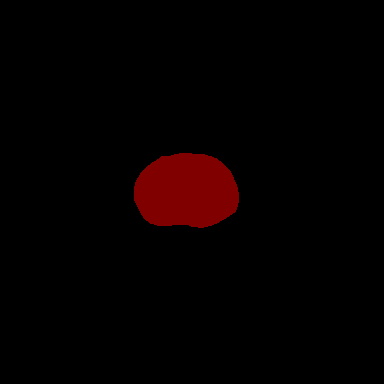
#> input picture data4/test/296_5_12_mask.tiff, 384 x 384 px, found by its file name
$ jupyter execute --allow-errors showing.ipynb   (text cells are left out)
#> lines starting #> are read from the running program, lines starting #| are printed output that depends on the picture; after the words box and inside, x2 and y2 are one past the last pixel; in counts of white or black regions, pixels touching at a corner belong together; pictures that were not available may be replaced by others from this repository, and a replacement may not be noted
[cell 1]
import os
import cv2
import numpy as np
import matplotlib.pyplot as plt

from skimage.io import imsave, imread
path = 'C:/Users/batuc/Desktop/SpecialProblem/data4/test/296_5_12_mask.tiff'
im = cv2.imread(path, 0)
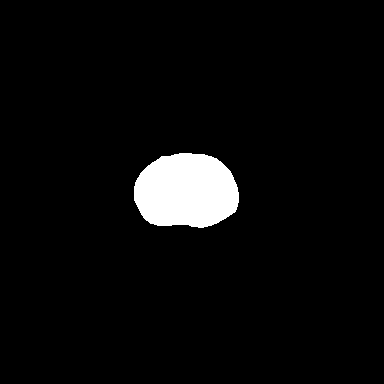
#> im: shape (384, 384); values 0 (black) and 38 (white), 4.3% white; 1 white region, box (x1, y1, x2, y2) and area: (134, 153, 239, 228) 6362
plt.imshow(im) #, cmap='gray'
im.shape
#> Out = (384, 384)

[cell 2]
def resize_image(img, size=(28,28)):

    h, w = img.shape[:2]
    c = img.shape[2] if len(img.shape)>2 else 1

    if h == w:
        return cv2.resize(img, size, cv2.INTER_AREA)

    dif = h if h > w else w

    interpolation = cv2.INTER_AREA if dif > (size[0]+size[1])//2 else cv2.INTER_CUBIC

    x_pos = (dif - w)//2
    y_pos = (dif - h)//2

    if len(img.shape) == 2:
        mask = np.zeros((dif, dif), dtype=img.dtype)
        mask[y_pos:y_pos+h, x_pos:x_pos+w] = img[:h, :w]
    else:
        mask = np.zeros((dif, dif, c), dtype=img.dtype)
        mask[y_pos:y_pos+h, x_pos:x_pos+w, :] = img[:h, :w, :]


    return cv2.resize(mask, size, interpolation)

#> (a cell that did not finish here is left out)

#> (a cell that did not finish here is left out)

#> (a cell that did not finish here is left out)

#> (a cell that did not finish here is left out)

#> (a cell that did not finish here is left out)

#> (a cell that did not finish here is left out)

#> (a cell that did not finish here is left out)

#> (a cell that did not finish here is left out)

#> (a cell that did not finish here is left out)

[cell 12]
# IMPORTS
import os
import cv2
import numpy as np
import matplotlib.pyplot as plt
import imageio
from skimage.io import imsave, imread

[cell 13]
def resize_image(img, size=(28,28)):

    h, w = img.shape[:2]
    c = img.shape[2] if len(img.shape)>2 else 1

    if h == w:
        return cv2.resize(img, size, cv2.INTER_AREA)

    dif = h if h > w else w

    interpolation = cv2.INTER_AREA if dif > (size[0]+size[1])//2 else cv2.INTER_CUBIC

    x_pos = (dif - w)//2
    y_pos = (dif - h)//2

    if len(img.shape) == 2:
        mask = np.zeros((dif, dif), dtype=img.dtype)
        mask[y_pos:y_pos+h, x_pos:x_pos+w] = img[:h, :w]
    else:
        mask = np.zeros((dif, dif, c), dtype=img.dtype)
        mask[y_pos:y_pos+h, x_pos:x_pos+w, :] = img[:h, :w, :]


    return cv2.resize(mask, size, interpolation)

[cell 14]
path = 'C:/Users/batuc/Desktop/SpecialProblem/data4/test/296_5_12.tiff'
#> (the rest of this cell did not finish here and is left out)

[cell 15]
img1 = cv2.imread('C:/Users/batuc/Desktop/SpecialProblem/data4/test/296_5_16.tiff')
img2 = cv2.imread('C:/Users/batuc/Desktop/SpecialProblem/data4/test/296_5_16.tiff')
#resize
#> (the rest of this cell did not finish here and is left out)

[cell 16]
img1 = imageio.imread('C:/Users/batuc/Desktop/SpecialProblem/data4/test/296_5_16_mask.tiff')
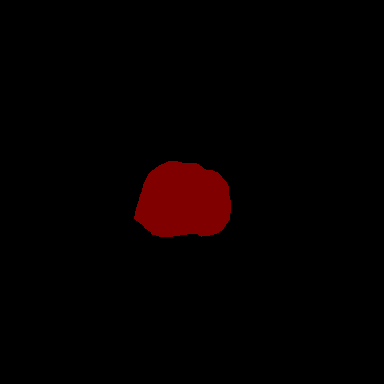
#> input picture data/test/296_5_16_mask.png, 384 x 384 px, given in place of 296_5_16_mask.tiff, which was not available
#> img1 is the input picture: shape (384, 384, 3); mean R, G, B 5.1, 0, 0
img2 = cv2.imread('C:/Users/batuc/Desktop/SpecialProblem/data4/test/296_5_16_mask.tiff')
#resize
img2 = resize_image(img1, (256, 256))
#> call 2 of resize_image, with size = (256, 256)
#> in resize_image (call 2), `return cv2.resize(img, size, cv2.INTER_AREA)`:
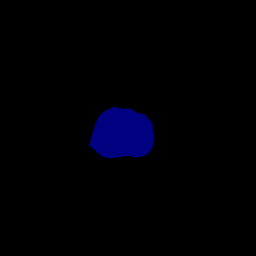
#> returned value: shape (256, 256, 3); mean of channels 0, 1, 2 5.1, 0, 0; drawn as B, G, R

# show results
fig, axes = plt.subplots(1,3, figsize=(15,5), sharex=False, sharey=False)
axes[0].imshow(img1)
axes[0].set_title("Mask")
axes[1].imshow(img1, cmap='gray')
axes[1].set_title("Black and White")
axes[2].imshow(img2, cmap='gray')
axes[2].set_title("Resize 256x256")
for i,ax in enumerate(axes.T.flatten()):
    ax.axis('on')
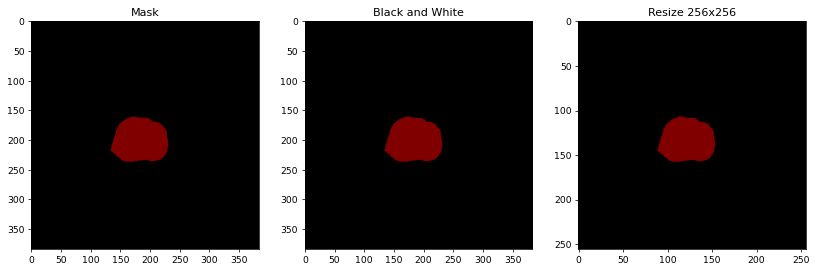
#> figure drawn by matplotlib, 3 panels

[cell 17]
img1 = cv2.imread('C:/Users/batuc/Desktop/SpecialProblem/data4/test/296_5_16.tiff')
img2 = imageio.imread('C:/Users/batuc/Desktop/SpecialProblem/data4/test/296_5_16_mask.tiff')
img3 = cv2.imread('C:/Users/batuc/Desktop/SpecialProblem/data4/preds/4_pred.png')
#resize
#> (the rest of this cell did not finish here and is left out)
